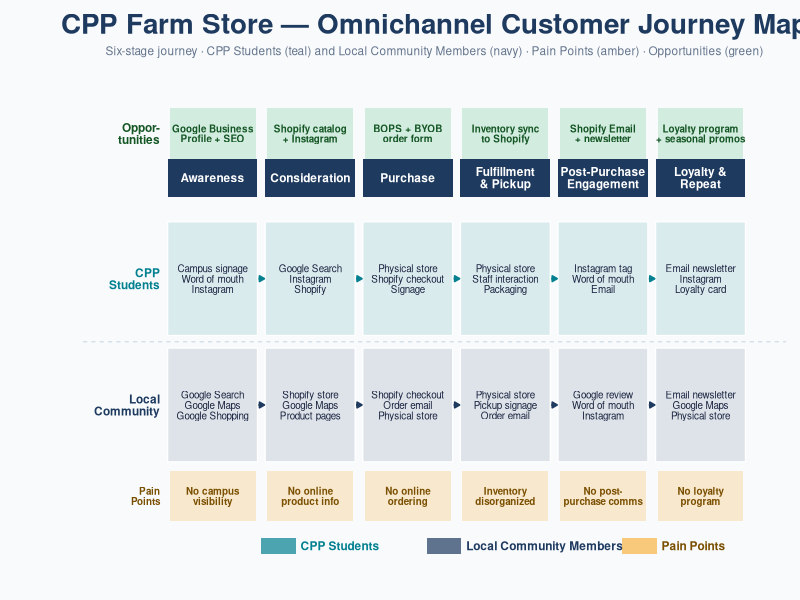

R code for this plot:
## ---- chunk 1
#| label: setup
#| echo: false
#| message: false
#| warning: false

if (!require("ggplot2", quietly = TRUE)) install.packages("ggplot2")
if (!require("ggtext", quietly = TRUE))  install.packages("ggtext")

library(ggplot2)
library(ggtext)
## ---- chunk 2
#| label: journey-map
#| echo: false
#| message: false
#| warning: false
#| fig-cap: "Figure 1: CPP Farm Store — Omnichannel Customer Journey Map"
#| fig-height: 7
#| fig-width: 12
#| out-width: "100%"
#| dpi: 150

library(ggplot2)

stages <- c("Awareness", "Consideration", "Purchase",
            "Fulfillment\n& Pickup", "Post-Purchase\nEngagement",
            "Loyalty &\nRepeat")
n <- length(stages)

col_s   <- "#028090"
col_c   <- "#1E3A5F"
col_p   <- "#F9A825"
col_o   <- "#27AE60"
col_bg  <- "#F8FAFC"
col_div <- "#CBD5E1"

tp <- data.frame(
  x = rep(1:n, 2),
  y = rep(c(2, 1), each = n),
  seg = rep(c("CPP Students", "Community"), each = n),
  lab = c(
    "Campus signage\nWord of mouth\nInstagram",
    "Google Search\nInstagram\nShopify",
    "Physical store\nShopify checkout\nSignage",
    "Physical store\nStaff interaction\nPackaging",
    "Instagram tag\nWord of mouth\nEmail",
    "Email newsletter\nInstagram\nLoyalty card",
    "Google Search\nGoogle Maps\nGoogle Shopping",
    "Shopify store\nGoogle Maps\nProduct pages",
    "Shopify checkout\nOrder email\nPhysical store",
    "Physical store\nPickup signage\nOrder email",
    "Google review\nWord of mouth\nInstagram",
    "Email newsletter\nGoogle Maps\nPhysical store"
  )
)

pain <- data.frame(
  x = 1:n,
  lab = c("No campus\nvisibility",
          "No online\nproduct info",
          "No online\nordering",
          "Inventory\ndisorganized",
          "No post-\npurchase comms",
          "No loyalty\nprogram")
)

opp <- data.frame(
  x = 1:n,
  lab = c("Google Business\nProfile + SEO",
          "Shopify catalog\n+ Instagram",
          "BOPS + BYOB\norder form",
          "Inventory sync\nto Shopify",
          "Shopify Email\n+ newsletter",
          "Loyalty program\n+ seasonal promos")
)

ggplot() +
  theme_void(base_size = 10) +
  theme(
    plot.background  = element_rect(fill = col_bg, color = NA),
    panel.background = element_rect(fill = col_bg, color = NA),
    plot.title    = element_text(face = "bold", size = 20,
                                 color = "#1E3A5F", hjust = 0.5,
                                 margin = margin(b = 4)),
    plot.subtitle = element_text(size = 8.5, color = "#64748B",
                                 hjust = 0.5, margin = margin(b = 10)),
    plot.margin   = margin(10, 10, 10, 60)
  ) +

  # stage header boxes
  geom_rect(data = data.frame(x = 1:n),
            aes(xmin = x - 0.46, xmax = x + 0.46, ymin = 2.65, ymax = 2.95),
            fill = "#1E3A5F", color = NA) +
  geom_text(data = data.frame(x = 1:n, s = stages),
            aes(x = x, y = 2.80, label = s),
            size = 3.0, fontface = "bold", color = "#FFFFFF",
            lineheight = 0.85) +

  # student lane background
  geom_rect(data = data.frame(x = 1:n),
            aes(xmin = x - 0.46, xmax = x + 0.46, ymin = 1.55, ymax = 2.45),
            fill = col_s, color = "white", linewidth = 0.4, alpha = 0.12) +

  # community lane background
  geom_rect(data = data.frame(x = 1:n),
            aes(xmin = x - 0.46, xmax = x + 0.46, ymin = 0.55, ymax = 1.45),
            fill = col_c, color = "white", linewidth = 0.4, alpha = 0.12) +

  # touchpoint text
  geom_text(data = tp, aes(x = x, y = y, label = lab),
            size = 2.5, color = "#1A2340", lineheight = 0.88) +

  # arrows students
  geom_segment(
    data = data.frame(x = 1:(n-1)),
    aes(x = x + 0.47, xend = x + 0.53, y = 2, yend = 2),
    arrow = arrow(length = unit(0.14, "cm"), type = "closed"),
    color = col_s, linewidth = 0.6) +

  # arrows community
  geom_segment(
    data = data.frame(x = 1:(n-1)),
    aes(x = x + 0.47, xend = x + 0.53, y = 1, yend = 1),
    arrow = arrow(length = unit(0.14, "cm"), type = "closed"),
    color = col_c, linewidth = 0.6) +

  # divider
  geom_hline(yintercept = 1.5, linetype = "dashed",
             color = col_div, linewidth = 0.35) +

  # segment labels left
  annotate("text", x = 0.46, y = 2.0,
           label = "CPP\nStudents", size = 3.0, fontface = "bold",
           color = col_s, hjust = 1, lineheight = 0.85) +
  annotate("text", x = 0.46, y = 1.0,
           label = "Local\nCommunity", size = 3.0, fontface = "bold",
           color = col_c, hjust = 1, lineheight = 0.85) +

  # pain point row
  geom_rect(data = pain,
            aes(xmin = x - 0.44, xmax = x + 0.44, ymin = 0.08, ymax = 0.48),
            fill = col_p, color = NA, alpha = 0.22) +
  geom_text(data = pain, aes(x = x, y = 0.28, label = lab),
            size = 2.5, color = "#7A4F00", fontface = "bold",
            lineheight = 0.85) +
  annotate("text", x = 0.46, y = 0.28,
           label = "Pain\nPoints", size = 2.5, fontface = "bold",
           color = "#7A4F00", hjust = 1, lineheight = 0.85) +

  # opportunity row
  geom_rect(data = opp,
            aes(xmin = x - 0.44, xmax = x + 0.44, ymin = 2.95, ymax = 3.35),
            fill = col_o, color = NA, alpha = 0.18) +
  geom_text(data = opp, aes(x = x, y = 3.15, label = lab),
            size = 2.5, color = "#155724", fontface = "bold",
            lineheight = 0.85) +
  annotate("text", x = 0.46, y = 3.15,
           label = "Oppor-\ntunities", size = 3, fontface = "bold",
           color = "#155724", hjust = 1, lineheight = 0.85) +

  # legend
  annotate("rect", xmin = 1.5, xmax = 1.85, ymin = -0.18, ymax = -0.05,
           fill = col_s, alpha = 0.7) +
  annotate("text", x = 1.9, y = -0.115, label = "CPP Students",
           size = 3, color = col_s, hjust = 0, fontface = "bold") +
  annotate("rect", xmin = 3.2, xmax = 3.55, ymin = -0.18, ymax = -0.05,
           fill = col_c, alpha = 0.7) +
  annotate("text", x = 3.6, y = -0.115, label = "Local Community Members",
           size = 3, color = col_c, hjust = 0, fontface = "bold") +
  annotate("rect", xmin = 5.2, xmax = 5.55, ymin = -0.18, ymax = -0.05,
           fill = col_p, alpha = 0.6) +
  annotate("text", x = 5.6, y = -0.115, label = "Pain Points",
           size = 3, color = "#7A4F00", hjust = 0, fontface = "bold") +

  scale_x_continuous(limits = c(0, n + 0.55)) +
  scale_y_continuous(limits = c(-0.25, 3.45)) +

  labs(
    title    = "CPP Farm Store — Omnichannel Customer Journey Map",
    subtitle = "Six-stage journey · CPP Students (teal) and Local Community Members (navy) · Pain Points (amber) · Opportunities (green)"
  )
